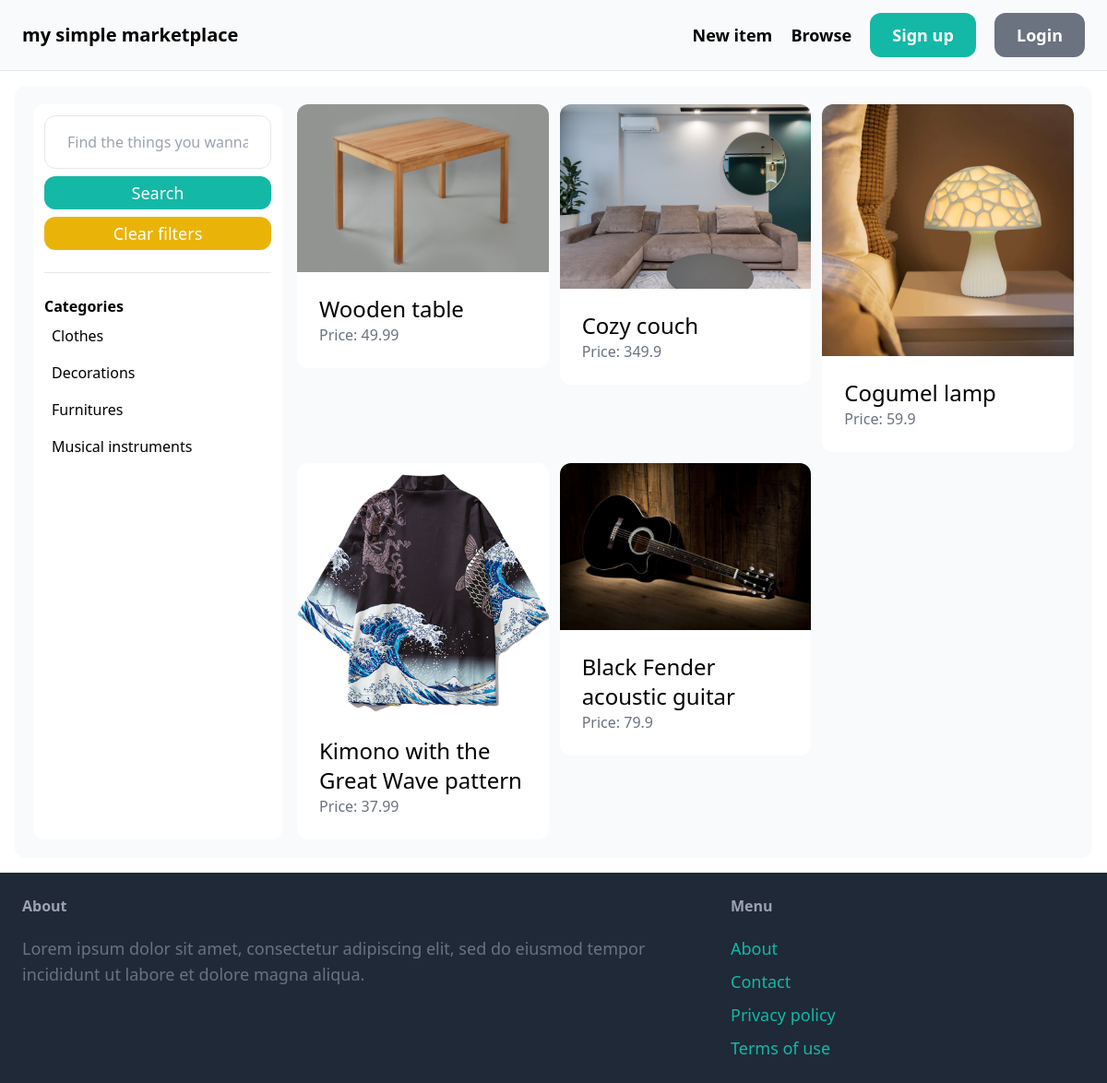
The app's page /items/ with its own data.
### item/models.py (models this page shows, shortened)
class Category(models.Model):
    name = models.CharField(max_length=255)
    class Meta:
        verbose_name_plural = 'Categories'
        ordering = ('name',)

class Item(models.Model):
    category = models.ForeignKey(Category, related_name='items', on_delete=models.CASCADE)
    name = models.CharField(max_length=255)
    description = models.TextField(blank=True, null=True)
    image = models.ImageField(upload_to='item_images', blank=False, null=False)
    price = models.FloatField()
    is_sold = models.BooleanField(default=False)
    created_by = models.ForeignKey(User, related_name='items', on_delete=models.CASCADE)
    created_at = models.DateTimeField(auto_now_add=True)
    class Meta:
        verbose_name_plural = 'Items'

### item/views.py (the view)
# urls.py: path('', views.items, name='items'),
def items(request):
    item_query = request.GET.get('item_query', '').strip()
    category_id = request.GET.get('category_id', 0)
    items = Item.objects.filter(is_sold=False)
    categories = Category.objects.all()
    if category_id:
        items = items.filter(category=category_id)
    if item_query:
        items = items.filter(Q(name__icontains=item_query) | Q(description__icontains=item_query))
    return render(request, 'item/items.html', {
        'items': items,
        'categories': categories,
        'item_query': item_query,
        'category_id': int(category_id),
    })

### item/templates/item/items.html (shortened to what this page needs)
{% extends "core/master.html" %}
{% block content %}
    <div class="p-3 grid grid-cols-4 gap-4">
        <div class="col-span-1 rounded-xl bg-white p-3">
            <form method="get" action="{% url 'item:items' %}">
                <input name="item_query"
                       class="w-full py-4 px-6 border rounded-xl"
                       type="text"
                       value="{{ item_query }}"
                       placeholder="Find the things you wanna buy ;D" />
                <button class="w-full mt-2 py-1 px-8 text-lg bg-teal-500 text-white rounded-xl">Search</button>
            </form>
            <ul class="w-full">
                <li><a href="{% url 'item:items' %}" class="w-full mt-2 py-1 px-8 inline-block text-lg bg-yellow-500 text-white text-center rounded-xl">Clear filters</a></li>
            </ul>
            <hr class="my-6" />
            <p class="font-semibold">Categories</p>
            <ul>
                {% for category in categories %}
                    <li class="py-2 px-2 rounded-xl{% if category.id == category_id %} bg-gray-200{% endif %}">
                        <a href="{% url 'item:items' %}?item_query={{ item_query }}&category_id={{ category.id }}">{{ category.name }}</a>
                    </li>
                {% endfor %}
            </ul>
        </div>
        <div class="col-span-3">
            <div class="grid grid-cols-3 gap-3">
                {% for item in items %}
                    <div>
                        <a href="{% url 'item:detail' item.id %}">
                            <div>
                                <img src="{{ item.image.url }}" class="rounded-t-xl" />
                            </div>
                            <div class="p-6 bg-white rounded-b-xl">
                                <h2 class="text-2xl">{{ item.name }}</h2>
                                <p class="text-gray-500">Price: {{ item.price }}</p>
                            </div>
                        </a>
                    </div>
                {% endfor %}
            </div>
        </div>
    </div>
{% endblock content %}

### records on screen
Category: name "Clothes"
Category: name "Decorations"
Category: name "Furnitures"
Category: name "Musical instruments"
Item: image (picture), name "Wooden table", price "49.99"
Item: image (picture), name "Cozy couch", price "349.9"
Item: image (picture), name "Cogumel lamp", price "59.9"
Item: image (picture), name "Kimono with the Great Wave pattern", price "37.99"
Item: image (picture), name "Black Fender acoustic guitar", price "79.9"
